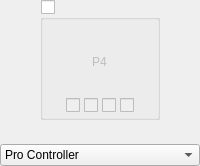
            <widget class="QWidget" name="widgetPlayer4" native="true">
             <layout class="QVBoxLayout" name="verticalLayout_27">
              <property name="spacing">
               <number>5</number>
              </property>
              <property name="leftMargin">
               <number>0</number>
              </property>
              <property name="topMargin">
               <number>0</number>
              </property>
              <property name="rightMargin">
               <number>0</number>
              </property>
              <property name="bottomMargin">
               <number>0</number>
              </property>
              <item alignment="Qt::AlignHCenter">
               <widget class="QGroupBox" name="groupPlayer4Connected">
                <property name="minimumSize">
                 <size>
                  <width>120</width>
                  <height>120</height>
                 </size>
                </property>
                <property name="maximumSize">
                 <size>
                  <width>120</width>
                  <height>120</height>
                 </size>
                </property>
                <property name="title">
                 <string/>
                </property>
                <property name="checkable">
                 <bool>true</bool>
                </property>
                <property name="checked">
                 <bool>false</bool>
                </property>
                <layout class="QVBoxLayout" name="verticalLayout_7" stretch="1,0">
                 <property name="spacing">
                  <number>7</number>
                 </property>
                 <property name="leftMargin">
                  <number>14</number>
                 </property>
                 <property name="topMargin">
                  <number>7</number>
                 </property>
                 <property name="rightMargin">
                  <number>14</number>
                 </property>
                 <property name="bottomMargin">
                  <number>4</number>
                 </property>
                 <item>
                  <widget class="PlayerControlPreview" name="controllerPlayer4">
                   <property name="styleSheet">
                    <string notr="true"/>
                   </property>
                   <layout class="QVBoxLayout" name="verticalLayout_15">
                    <property name="topMargin">
                     <number>16</number>
                    </property>
                    <item alignment="Qt::AlignHCenter|Qt::AlignVCenter">
                     <widget class="QLabel" name="labelPlayer4">
                      <property name="text">
                       <string>P4</string>
                      </property>
                     </widget>
                    </item>
                   </layout>
                  </widget>
                 </item>
                 <item alignment="Qt::AlignHCenter">
                  <widget class="QWidget" name="Player4LEDs" native="true">
                   <property name="enabled">
                    <bool>false</bool>
                   </property>
                   <property name="minimumSize">
                    <size>
                     <width>0</width>
                     <height>10</height>
                    </size>
                   </property>
                   <layout class="QHBoxLayout" name="horizontalLayout_10">
                    <property name="spacing">
                     <number>4</number>
                    </property>
                    <property name="leftMargin">
                     <number>0</number>
                    </property>
                    <property name="topMargin">
                     <number>0</number>
                    </property>
                    <property name="rightMargin">
                     <number>0</number>
                    </property>
                    <property name="bottomMargin">
                     <number>0</number>
                    </property>
                    <item>
                     <widget class="QCheckBox" name="checkboxPlayer4LED1"/>
                    </item>
                    <item>
                     <widget class="QCheckBox" name="checkboxPlayer4LED2"/>
                    </item>
                    <item>
                     <widget class="QCheckBox" name="checkboxPlayer4LED3"/>
                    </item>
                    <item>
                     <widget class="QCheckBox" name="checkboxPlayer4LED4"/>
                    </item>
                   </layout>
                  </widget>
                 </item>
                </layout>
               </widget>
              </item>
              <item>
               <widget class="QWidget" name="Player4Explain" native="true">
                <property name="minimumSize">
                 <size>
                  <width>0</width>
                  <height>10</height>
                 </size>
                </property>
                <property name="maximumSize">
                 <size>
                  <width>150</width>
                  <height>16777215</height>
                 </size>
                </property>
                <layout class="QVBoxLayout" name="verticalLayout_39">
                 <property name="spacing">
                  <number>0</number>
                 </property>
                 <property name="leftMargin">
                  <number>0</number>
                 </property>
                 <property name="topMargin">
                  <number>0</number>
                 </property>
                 <property name="rightMargin">
                  <number>0</number>
                 </property>
                 <property name="bottomMargin">
                  <number>0</number>
                 </property>
                 <item>
                  <widget class="QLabel" name="labelPlayer4Explain">
                   <property name="alignment">
                    <set>Qt::AlignCenter</set>
                   </property>
                  </widget>
                 </item>
                </layout>
               </widget>
              </item>
              <item>
               <widget class="QComboBox" name="comboPlayer4Emulated">
                <item>
                 <property name="text">
                  <string>Pro Controller</string>
                 </property>
                </item>
                <item>
                 <property name="text">
                  <string>Joy-Con 2 Pair</string>
                 </property>
                </item>
                <item>
                 <property name="text">
                  <string>Joy-Con 2 (L)</string>
                 </property>
                </item>
                <item>
                 <property name="text">
                  <string>Joy-Con 2 (R)</string>
                 </property>
                </item>
               </widget>
              </item>
             </layout>
            </widget>
